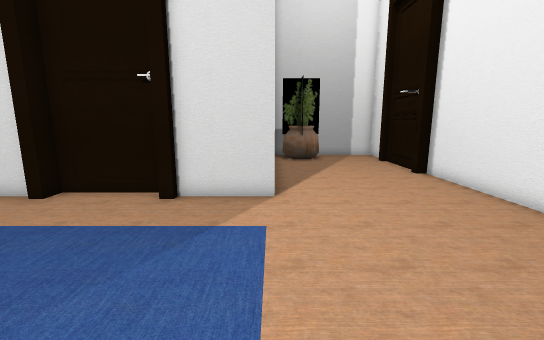
View 1 (above)

16 first-person views from a walk through a 3-D level made in the Unity game engine. The camera is 1.3 m above the floor, tilts 10° down and sees 90° across. The floor is counted in squares, 0.5 m on a side. Each view is taken from the middle of a square. On the plan, view 1 faces up. The plan holds only what a view shows up to about 19 squares ahead; the rest is blank. The place goes on beyond the plan. The player is left out. Some surface patterns are stand-ins.

View 2
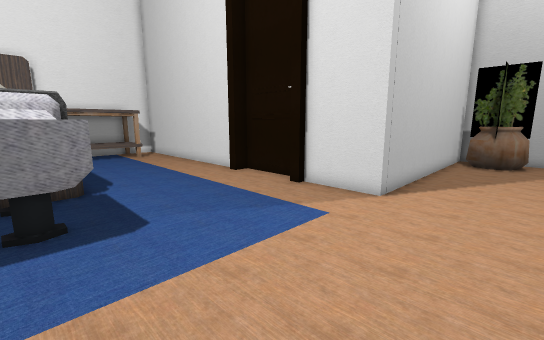

View 3
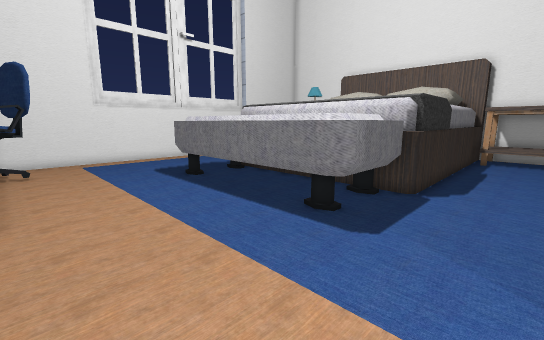

View 4
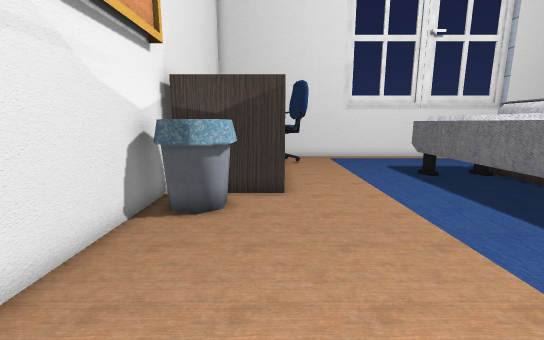

View 5
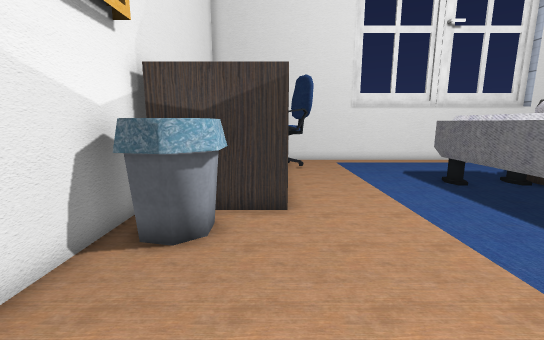

View 6
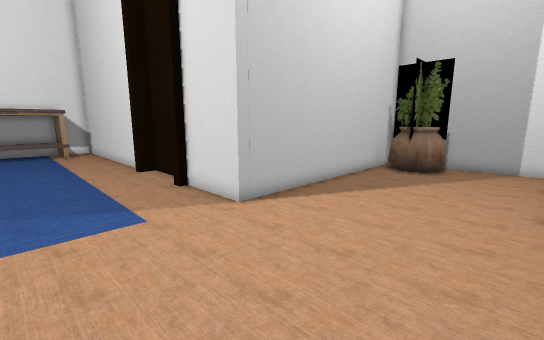

View 7
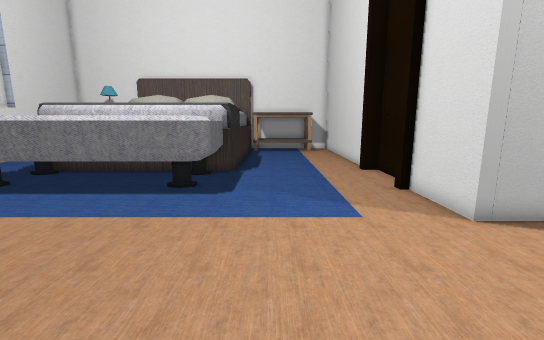

View 8
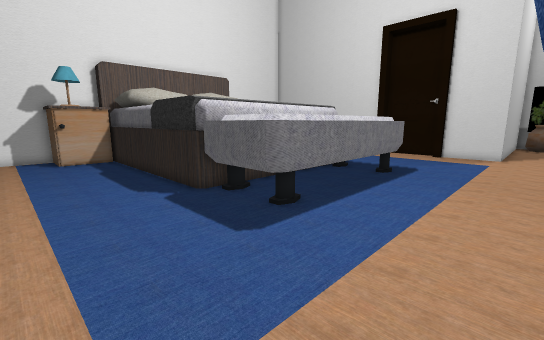

View 9
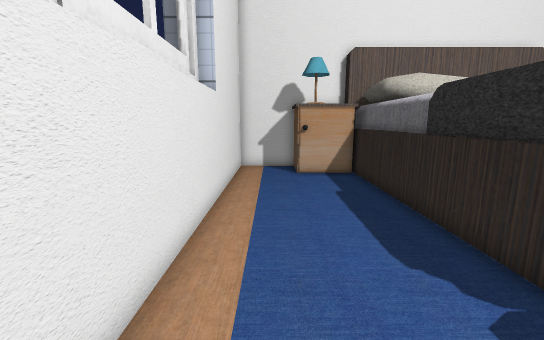

View 10
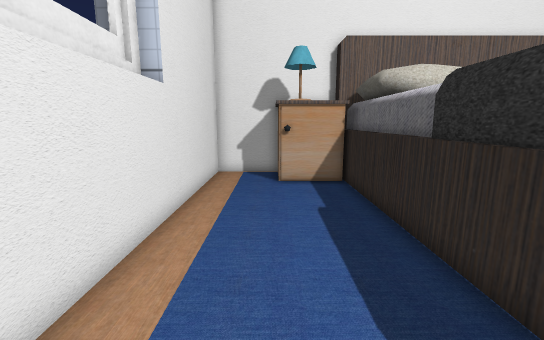

View 11
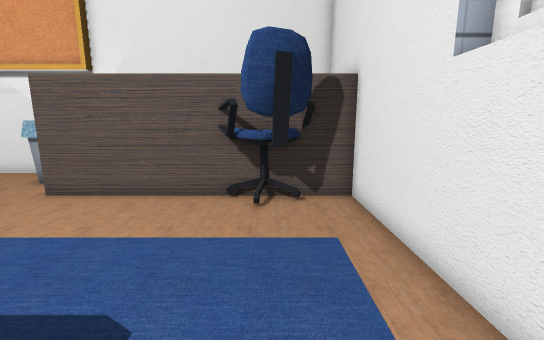

View 12
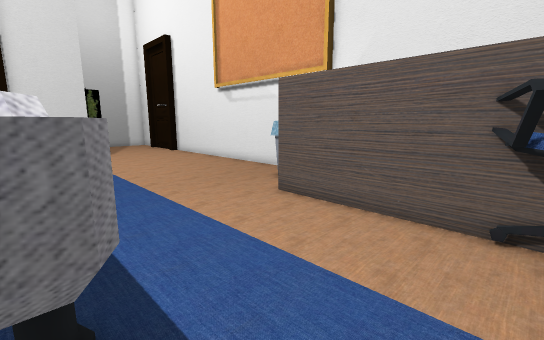

View 13
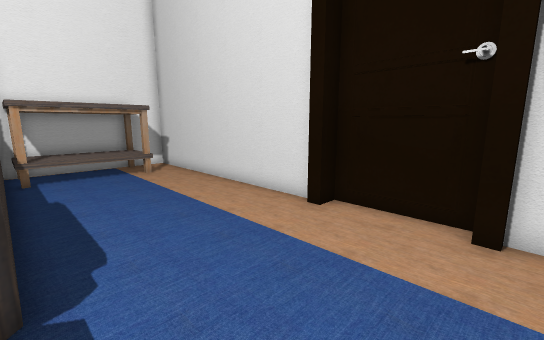

View 14
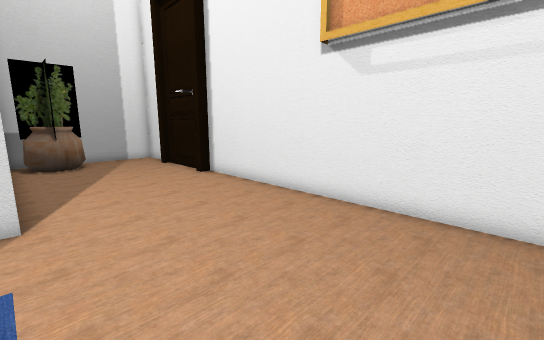

View 15
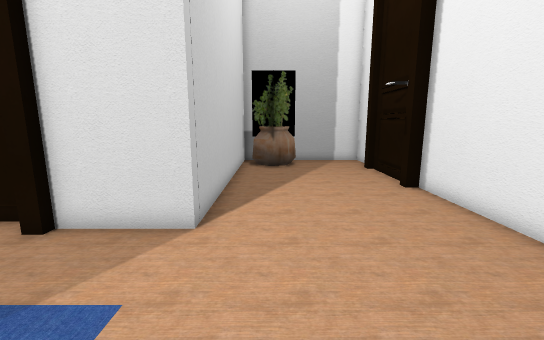

View 16
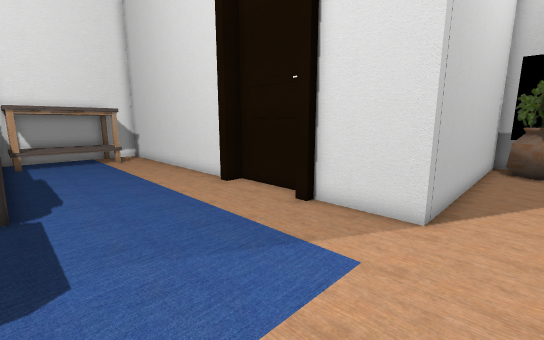

### Floor plan
Key: @ floor where view 1 was taken; # wall or solid block; x gap in a wall; . floor; ^ raised ledge; O other object.
Columns run from 21 left of view 1 to 8 right of it. Each row starts with its distance up from view 1.
 22                      #########
 21                      #O O....#
 20                      #OOO....#
 19                      #.OO....#
 18                      #.......#
 17                      #.......#
 16                      #.......#
 15                      #.......#
 14                      #......##
 13                      #.......#
 12                      #.......#
 11                      #.......#
 10              #####  ##.......#
  9  #############...#####.......#
  8 ##  .........................#
  7 #OOOO........................#
  6 #OOOO........................#
  5 #OOOO........................#
  4 #OOOO........................#
  3 #OOOO........................#
  2 ##OO^^^^^^####x#.............#
  1              ^^^^^#..........#
  0              ^^^ ^#..@.......#
 -1              ^^  ^#........###
 -2              ^^  ^#.......###
 -3              ^^  ^#.......#  #
 -4              ^^  ^#......OOOO#
 -5              ^^  ^#......O   #
 -6              ^^  ^#......O
 -7              ^^^ ^#......O
 -8  ####^^^^^^^^^^####......O
 -9    ^#^^^^^####x###.......O
-10    ^....................OO
-11    O...................OO
-12 #^^#...................OO
-13 # .....................OO
-14 # .......................O
-15 ##########################

Positions as (right, up) in squares from view 1, and headings:
1: (0, 0), facing up
2: (4, 0), facing up-left
3: (3, 5), facing down-left
4: (4, 6), facing down
5: (4, 4), facing down
6: (7, 4), facing up-left
7: (7, 4), facing left
8: (2, -14), facing up-left
9: (-4, -13), facing left
10: (-6, -12), facing left
11: (-6, -12), facing right
12: (-4, -11), facing up-right
13: (-3, 2), facing up-left
14: (0, 1), facing up-right
15: (2, 3), facing up
16: (2, 2), facing up-left
